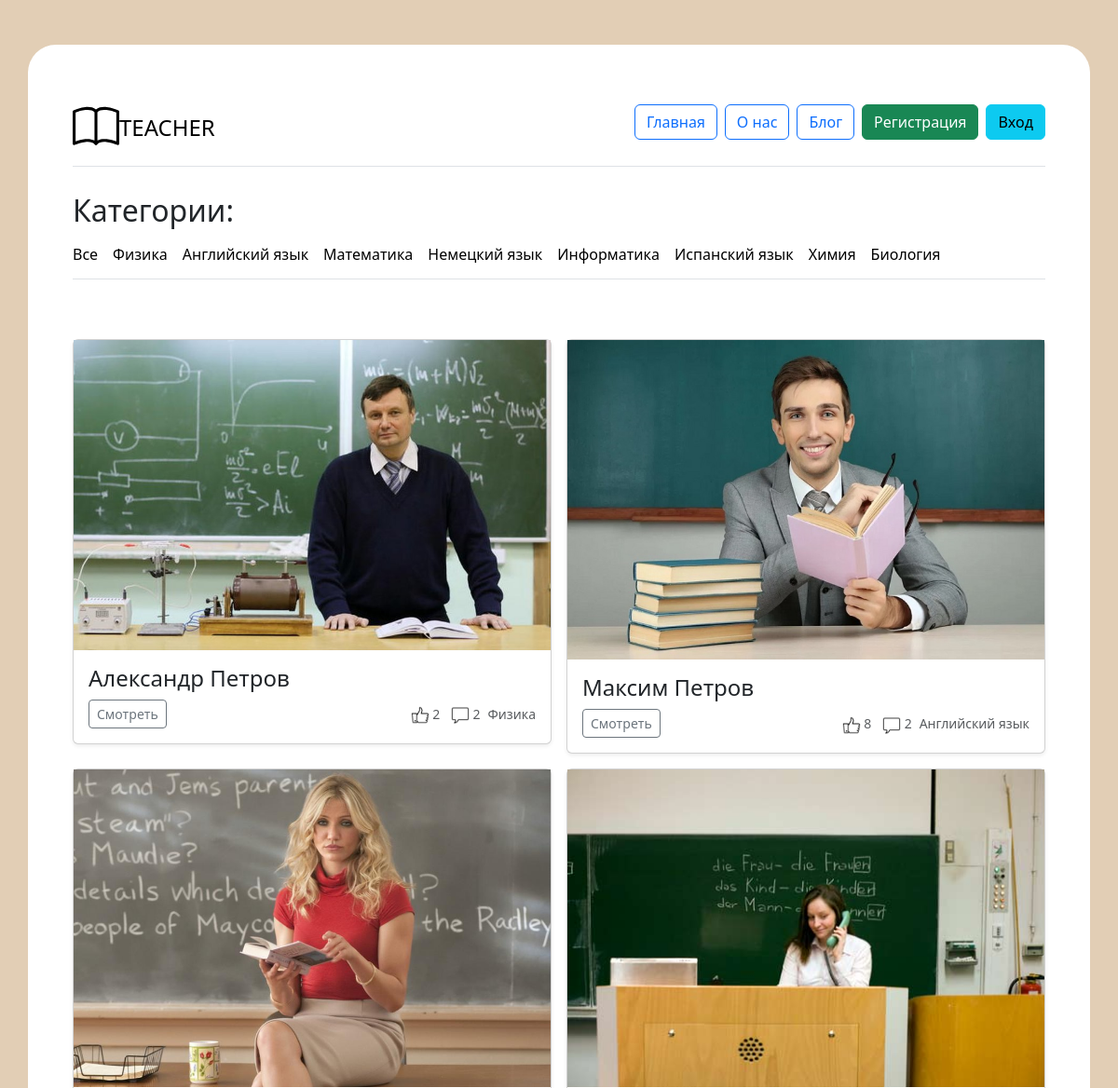
Before: / (upper part) with the older database file.
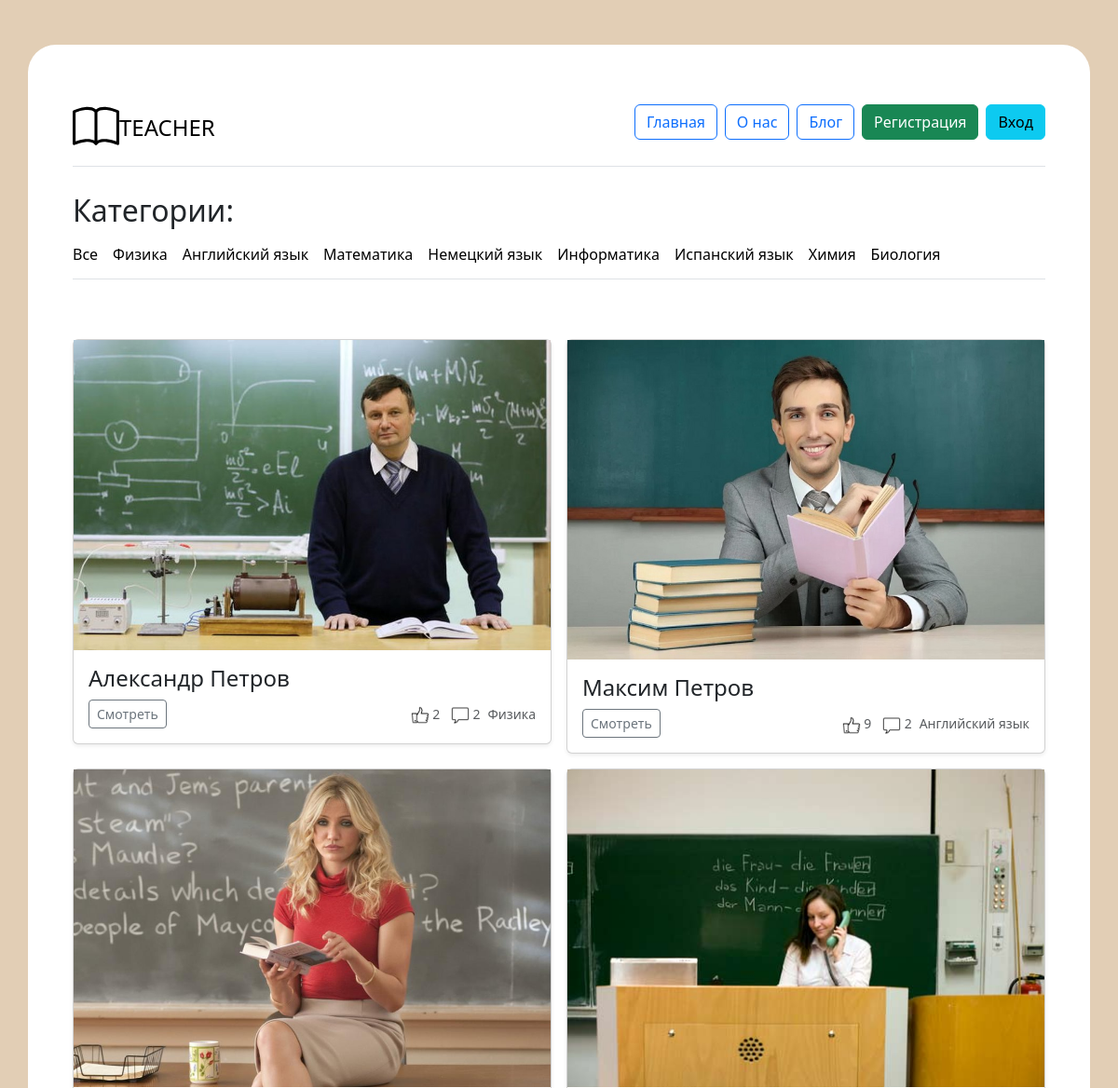
After: the same page with the newer database file.
### app.py (models this page shows, shortened)
class Teachers(db.Model):
    id = db.Column(db.Integer,primary_key=True)
    desciption = db.Column(db.Text)
    price = db.Column(db.Integer)
    subject = db.Column(db.String(100))
    image_name = db.Column(db.String(100))
    city = db.Column(db.String(100))
    id_user = db.Column(db.Integer, db.ForeignKey('users.id'))
    status = db.Column(db.Integer, default=0)

class Users(db.Model):
    id = db.Column(db.Integer,primary_key=True)
    name = db.Column(db.String(100))
    surname = db.Column(db.String(100))
    email = db.Column(db.String(100), unique=True)
    password = db.Column(db.String(100), unique=True)
    root = db.Column(db.Integer, default=0)
    likes = db.Column(db.Integer, default=0)

### app.py (the view, shortened to what this page needs)
@app.route('/', methods=['GET', 'POST'])
def index():
    teachers = Teachers.query.all()
    comments_count = []
    for el in teachers:
        comments_count.append(Comments.query.filter_by(id_article=el.id).count())
    users_ids = []
    for teacher in teachers:
        users_ids.append(teacher.id_user)
    users_list = []
    for id in users_ids:
        users_list.append(Users.query.get(id))
    if request.method == 'GET':
        subject = request.args.get('subject')
        if subject:
            subject= subject.capitalize()
            subject = "%{}%".format(subject)
            teachers = Teachers.query.filter(Teachers.subject.like(subject)).all()
            users_ids = []
            for teacher in teachers:
                users_ids.append(teacher.id_user)
            users_list = []
            for id in users_ids:
                users_list.append(Users.query.get(id))
            comments_count = []
            for el in teachers:
                comments_count.append(Comments.query.filter_by(id_article=el.id).count())
            return render_template("index.html",zip=zip,teachers=teachers,users_list=users_list,comments_count=comments_count)
        else:
            return render_template("index.html",zip=zip,teachers=teachers,users_list=users_list,comments_count=comments_count)
    return render_template("index.html",zip=zip,teachers=teachers,users_list=users_list,comments_count=comments_count)

### app.py (called while the page is built)
@app.context_processor
def inject_user():
    return dict(
    subjects=db.session.query(Teachers.subject).distinct().all(),
    articles_category=db.session.query(Articles.category).distinct().all(),
    )

@app.context_processor
def inject_user():
    def get_user_name():
        if 'name' in session:
            return Users.query.filter_by(email=session['name']).first()
    return dict(active_user=get_user_name())

### templates/index.html (shortened to what this page needs)
{% extends 'base.html' %}
{% block main %}
<div class="nav-scroller py-1 mb-3 border-bottom">
    <h2>Категории:</h2>
    <nav class="nav nav-underline">
        <a class="nav-item nav-link link-body-emphasis " href="/">Все</a>
        {%for subject in subjects%}
        <a class="nav-item nav-link link-body-emphasis" href="/?subject={{subject.subject}}">{{subject.subject}}</a>
        {%endfor%}
    </nav>
</div>
<main>
    <div class="album py-5">
        <div class="row row-cols-sm-2 g-3">
            {%for teacher,user,comments in zip(teachers,users_list,comments_count)%}
            <div class="col">
                <div class="card shadow-sm">
                    <a href="/teacher/{{teacher.id}}"><img src="../static/img/upload/{{teacher.image_name}}" class="img-fluid" width="100%"  alt=""></a>
                    <div class="card-body">
                        <h4>{{user.name}} {{user.surname}}</h4>
                        <div class="d-flex justify-content-between align-items-center">
                            <div class="btn-group">
                                <a href="/teacher/{{teacher.id}}" class="btn btn-sm btn-outline-secondary">Смотреть</a>
                            </div>
                            <div class="d-flex justify-content-between align-items-center">
                                <div>
                                    <small class="text-body-secondary"><img src="../static/img/like.png" alt="like" class="" width="20"> {{user.likes}} </small>
                                    <small class="text-body-secondary mx-2"><img src="../static/img/comment.png" alt="comment" class="" width="20"> {{comments}}</small>
                                </div>
                                <div>
                                    <small class="text-body-secondary">{{teacher.subject}}</small>
                                </div>
                            </div>
                        </div>
                    </div>
                </div>
            </div>
            {%endfor%}
        </div>
    </div>
</main>
{% endblock %}

Changed rows visible on the page:
changed through a linked row, Teachers "Английский язык": likes "8" → "9"
